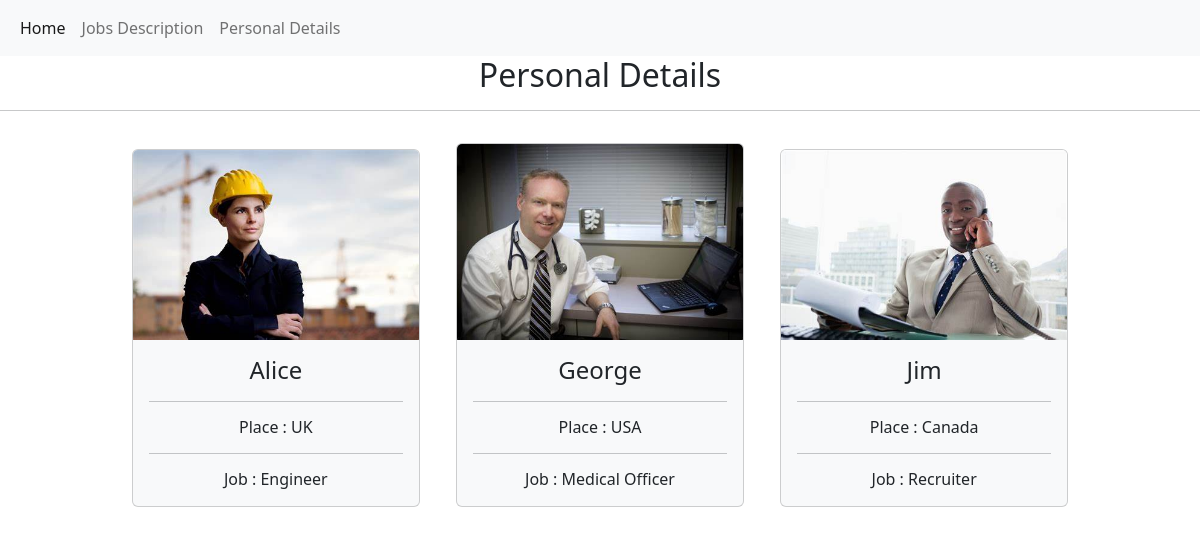
Screenshot of /details/ with the database file from the repository.
### jobs/models.py (models this page shows, shortened)
class Personal(models.Model):
    name=models.CharField(max_length=150)
    place=models.CharField(max_length=150)
    profile_pic=models.ImageField(upload_to='profile')
    job=models.ForeignKey(Jobs,on_delete=models.CASCADE)

class Jobs(models.Model):
    job=models.CharField(max_length=150)
    description=models.TextField()
    def __str__(self):
        return self.job

### jobs/views.py (the view)
# urls.py: path('details/', views.personal_details,name='details'),
def personal_details(request):
    dict_persons={
        'person':Personal.objects.all()
    }
    return render(request,'person.html',dict_persons)

### templates/person.html (shortened to what this page needs)
{% extends 'base.html' %}
{% block content %}
<h2 class='text-center'>Personal Details</h2>
<hr>
<div class="container text-center">
    {% for d in person %}
    <div class="card text-center mx-3 my-3 bg-light " style="width: 18rem;display: inline-block;">
        <img class="card-img-top" src="{{d.profile_pic.url }}" alt="Error">
        <div class="card-body">
          <h4 class="card-title">{{d.name}}</h4>
          <hr>
          <h6 class="card-text">Place : {{d.place}}</h6>
          <hr>
          <h6 class="card-text">Job : {{d.job}}</h6>
        </div>
      </div>
    {% endfor %}
</div>
{% endblock%}

### templates/base.html (shortened to what this page needs)
<!doctype html>
<html lang="en">
  <head>
    <link href="https://cdn.jsdelivr.net/npm/bootstrap@5.2.3/dist/css/bootstrap.min.css" rel="stylesheet">
  </head>
  <body>
    <nav class="navbar navbar-expand-lg bg-light">
        <div class="container-fluid">
          <div class="collapse navbar-collapse" id="navbarNavAltMarkup">
            <div class="navbar-nav">
              <a class="nav-link active" aria-current="page" href="{% url 'home'%}">Home</a>
              <a class="nav-link" href="{% url 'descriptions'%}">Jobs Description</a>
              <a class="nav-link" href="{% url 'details'%}">Personal Details</a>
            </div>
          </div>
        </div>
      </nav>
      {% block content %}{% endblock%}
  </body>
</html>

### rows the page displays
Personal: profile_pic (picture), name "Alice", place "UK", job "Engineer"
Personal: profile_pic (picture), name "George", place "USA", job "Medical Officer"
Personal: profile_pic (picture), name "Jim", place "Canada", job "Recruiter"
